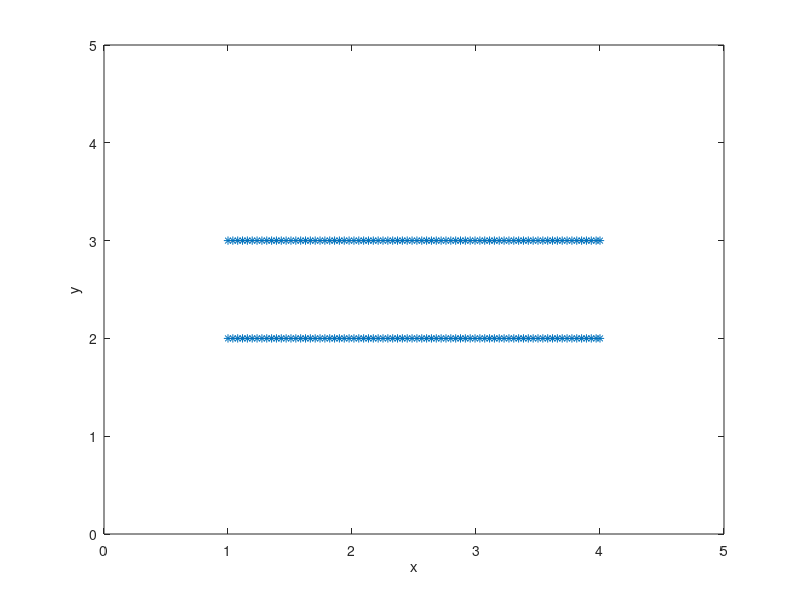

MATLAB code for this plot:
%-------------------------------------------------------------------------------------------------------------------%
%
% IB2d is an Immersed Boundary Code (IB) for solving fully coupled non-linear 
% 	fluid-structure interaction models. This version of the code is based off of
%	Peskin's Immersed Boundary Method Paper in Acta Numerica, 2002.
%
% Author: Nicholas A. Battista
% Email:  nick.battista@unc.edu
% Date Created: May 27th, 2015
% Institution: UNC-CH
%
% This code is capable of creating Lagrangian Structures using:
% 	1. Springs
% 	2. Beams (*torsional springs)
% 	3. Target Points
%	4. Muscle-Model (combined Force-Length-Velocity model, "HIll+(Length-Tension)")
%
% One is able to update those Lagrangian Structure parameters, e.g., spring constants, resting %%	lengths, etc
% 
% There are a number of built in Examples, mostly used for teaching purposes. 
% 
% If you would like us %to add a specific muscle model, please let Nick (nick.battista@unc.edu) know.
%
%--------------------------------------------------------------------------------------------------------------------%

%%%%%%%%%%%%%%%%%%%%%%%%%%%%%%%%%%%%%%%%%%%%%%%%%%%%%%%%%%%%%%%%%%%%%%%%%%%%%%%%%%%%%%
%
% FUNCTION: creates the HEART-TUBE-EXAMPLE geometry and prints associated input files
%
%%%%%%%%%%%%%%%%%%%%%%%%%%%%%%%%%%%%%%%%%%%%%%%%%%%%%%%%%%%%%%%%%%%%%%%%%%%%%%%%%%%%%%

function HeartTube()

%
% Grid Parameters (MAKE SURE MATCHES IN input2d !!!)
%
Nx =  64;        % # of Eulerian Grid Pts. in x-Direction (MUST BE EVEN!!!)
Ny =  64;        % # of Eulerian Grid Pts. in y-Direction (MUST BE EVEN!!!)
Lx = 5.0;        % Length of Eulerian Grid in x-Direction
Ly = 5.0;        % Length of Eulerian Grid in y-Direction


% Immersed Structure Geometric / Dynamic Parameters %
ds = Lx/(2*Nx);  % Lagrangian Spacing
d = 1.0;         % Diameter of the tube
L = 3.0;         % Length of the heart-tube
struct_name = 'HeartTube'; % Name for .vertex, .spring, etc files.


% Call function to construct geometry
[xLag,yLag] = give_Me_Immsersed_Boundary_Geometry(ds,L,d,Lx,Ly);


% Plot Geometry to test
plot(xLag(1:end/2),yLag(1:end/2),'r-'); hold on;
plot(xLag(end/2+1:end),yLag(end/2+1:end),'r-'); hold on;
plot(xLag,yLag,'*'); hold on;
xlabel('x'); ylabel('y');
axis([0 Lx 0 Ly]);


% Prints .vertex file!
print_Lagrangian_Vertices(xLag,yLag,struct_name);


% Prints .spring file!
k_Spring = 1e7;
print_Lagrangian_Springs(xLag,k_Spring,ds,d,struct_name);

% Prints .muscle file!
%LFO = d; SK = 0.3; a = 0.25; b = 4.0; Fmax = 1e5;
%print_Lagrangian_Muscles(xLag,LFO,SK,a,b,Fmax,struct_name)


% Prints .beam file!
k_Beam = 7.5e7; C = 0.0;
print_Lagrangian_Beams(xLag,k_Beam,C,struct_name);


% Prints .target file!
k_Target = 1e6;
print_Lagrangian_Target_Pts(xLag,k_Target,struct_name);

%%%%%%%%%%%%%%%%%%%%%%%%%%%%%%%%%%%%%%%%%%%%%%%%%%%%%%%%%%%%%%%%%%%%%%%%
%
% FUNCTION: prints VERTEX points to a file called rubberband.vertex
%
%%%%%%%%%%%%%%%%%%%%%%%%%%%%%%%%%%%%%%%%%%%%%%%%%%%%%%%%%%%%%%%%%%%%%%%%

function print_Lagrangian_Vertices(xLag,yLag,struct_name)

    N = length(xLag);

    vertex_fid = fopen([struct_name '.vertex'], 'w');

    fprintf(vertex_fid, '%d\n', N );

    %Loops over all Lagrangian Pts.
    for s = 1:N
        X_v = xLag(s);
        Y_v = yLag(s);
        fprintf(vertex_fid, '%1.16e %1.16e\n', X_v, Y_v);
    end

    fclose(vertex_fid); 
    
%%%%%%%%%%%%%%%%%%%%%%%%%%%%%%%%%%%%%%%%%%%%%%%%%%%%%%%%%%%%%%%%%%%%%%%%
%
% FUNCTION: prints Vertex points to a file called rubberband.vertex
%
%%%%%%%%%%%%%%%%%%%%%%%%%%%%%%%%%%%%%%%%%%%%%%%%%%%%%%%%%%%%%%%%%%%%%%%%

function print_Lagrangian_Target_Pts(xLag,k_Target,struct_name)

    N = length(xLag); % Total Number of Lagrangian Pts
    num = 1;          % Number of target points on each end

    target_fid = fopen([struct_name '.target'], 'w');

    fprintf(target_fid, '%d\n', 4*num );

    %Loops over all Lagrangian Pts.
    %for s = 1:N
    
    
    %Left Bottom Target Points
    for s=1:num
        fprintf(target_fid, '%d %1.16e\n', s, k_Target);
    end
    
    %Right Bottom Target Points
    for s=(N/2)-(num-1):N/2
        fprintf(target_fid, '%d %1.16e\n', s, k_Target);
    end
    
    %Left Top Target Points
    for s=(N/2+1):(N/2+1)+(num-1)
        fprintf(target_fid, '%d %1.16e\n', s, k_Target);
    end
    
    %Right Top Target Points
    for s=N-(num-1):N
        fprintf(target_fid, '%d %1.16e\n', s, k_Target);
    end
        


    %end

    fclose(target_fid); 
    
    
%%%%%%%%%%%%%%%%%%%%%%%%%%%%%%%%%%%%%%%%%%%%%%%%%%%%%%%%%%%%%%%%%%%%%%%%%%%%%%%%%%%%%
%
% FUNCTION: prints BEAM (Torsional Spring) points to a file called rubberband.beam
%
%%%%%%%%%%%%%%%%%%%%%%%%%%%%%%%%%%%%%%%%%%%%%%%%%%%%%%%%%%%%%%%%%%%%%%%%%%%%%%%%%%%%%

function print_Lagrangian_Beams(xLag,k_Beam,C,struct_name)

    % k_Beam: beam stiffness
    % C: beam curvature
    
    N = length(xLag); % NOTE: Total number of beams = Number of Total Lag Pts. - 2

    beam_fid = fopen([struct_name '.beam'], 'w');

    fprintf(beam_fid, '%d\n', N - 4 );

    %spring_force = kappa_spring*ds/(ds^2);

    %BEAMS BETWEEN VERTICES
    for s = 2:N-1
            if  s <= N/2-1
                % Bottom of tube
                fprintf(beam_fid, '%d %d %d %1.16e %1.16e\n',s-1, s, s+1, k_Beam, C);  
            elseif ( ( s >= N/2+2 ) && ( s <= N-1 ) )
                % Top of Tube
                fprintf(beam_fid, '%d %d %d %1.16e %1.16e\n',s-1, s, s+1,   k_Beam, C);  
            end
    end
    fclose(beam_fid); 
    
    
    

    
    

    
%%%%%%%%%%%%%%%%%%%%%%%%%%%%%%%%%%%%%%%%%%%%%%%%%%%%%%%%%%%%%%%%%%%%%%%%
%
% FUNCTION: prints MUSCLE points to a file called "struct_name".muscle
%
%%%%%%%%%%%%%%%%%%%%%%%%%%%%%%%%%%%%%%%%%%%%%%%%%%%%%%%%%%%%%%%%%%%%%%%%

function print_Lagrangian_Muscles(xLag,LFO,SK,a,b,Fmax,struct_name)

    N = length(xLag); %Number of Lagrangian Pts. Total

    muscle_fid = fopen([struct_name '.muscle'], 'w');

    fprintf(muscle_fid, '%d\n', N/2-2 );

    %spring_force = kappa_spring*ds/(ds^2);

    %MUSCLES BETWEEN VERTICES
    for s = 2:N/2-1
            fprintf(muscle_fid, '%d %d %1.16e %1.16e %1.16e %1.16e %1.16e\n', s, s+N/2, LFO, SK, a,b,Fmax);  
    end
    fclose(muscle_fid);
    
    
    
    
    
    


%%%%%%%%%%%%%%%%%%%%%%%%%%%%%%%%%%%%%%%%%%%%%%%%%%%%%%%%%%%%%%%%%%%%%%%%
%
% FUNCTION: prints SPRING points to a file called rubberband.spring
%
%%%%%%%%%%%%%%%%%%%%%%%%%%%%%%%%%%%%%%%%%%%%%%%%%%%%%%%%%%%%%%%%%%%%%%%%

function print_Lagrangian_Springs(xLag,k_Spring,ds_Rest,d,struct_name)

    N = length(xLag); %Number of Lagrangian Pts. Total

    spring_fid = fopen([struct_name '.spring'], 'w');

    fprintf(spring_fid, '%d\n', N-2 + N/2 ); %(N-2) btwn adajcent Lag. Pts, (N/2) btwn opposite sides of HT

    %spring_force = kappa_spring*ds/(ds^2);

    %SPRINGS BETWEEN VERTICES
    for s = 1:N
            if s < N/2         
                fprintf(spring_fid, '%d %d %1.16e %1.16e\n', s, s+1, k_Spring, ds_Rest);  
            elseif ( ( s >= N/2+1 ) && ( s < N ) )
                %Case s=N
                fprintf(spring_fid, '%d %d %1.16e %1.16e\n', s, s+1, k_Spring, ds_Rest);  
            end
    end
    
    for s = 1:N/2
        fprintf(spring_fid, '%d %d %1.16e %1.16e\n', s, s+N/2,   k_Spring/100, d); 
    end
    fclose(spring_fid); 
    
    

%%%%%%%%%%%%%%%%%%%%%%%%%%%%%%%%%%%%%%%%%%%%%%%%%%%%%%%%%%%%%%%%%%%%%%%%
%
% FUNCTION: creates the Lagrangian structure geometry
%
%%%%%%%%%%%%%%%%%%%%%%%%%%%%%%%%%%%%%%%%%%%%%%%%%%%%%%%%%%%%%%%%%%%%%%%%

function [xLag,yLag] = give_Me_Immsersed_Boundary_Geometry(ds,L,d,Lx,Ly)

% The immsersed structure is a straight heart-tube %
x1 = [-L/2:ds:L/2 L/2];             % Constructs x-Values for bottom of tube
y1 = -d/2*ones(1,length(x1)); % Constructs y-Values for bottom of tube

x2 = x1;                      % Constructs x-Values for top of tube
y2 = -y1;                     % Constructs y-Values for top of tube

x1 = x1 + Lx/2;               % Shift into correct box
x2 = x2 + Lx/2;                % Shift into correct box

y1 = y1 + Ly/2;               % Shift into correct box
y2 = y2 + Ly/2;               % Shift into correct box

xLag = [x1 x2];
yLag = [y1 y2];
